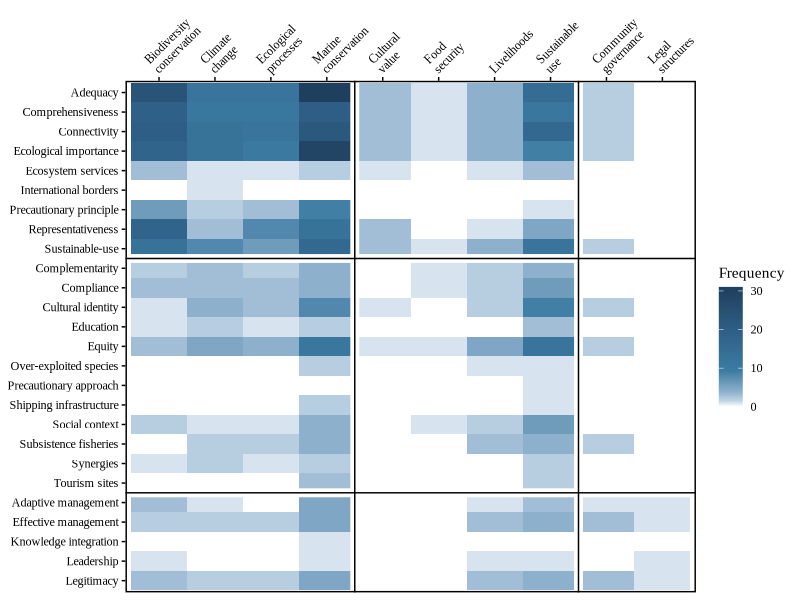

Write the R code that produced this figure.
## ---- chunk 1
library(readr)
library(ggplot2)
library(dplyr)
library(forcats)
library(RColorBrewer)
## ---- chunk 2
# Importing the data
data <- read_csv("../Data/Bipartite3.csv")
#View(data)
## ---- chunk 3
# titles are too long, ensuring that they get split into half
data$Objective <- gsub(" ", "\n", data$Objective)

# Reordering the levels of principles/guidelines and MPA objectives based on the category (i.e., ecological, socioeconomic, and governance)
data <- data |>  
  mutate(Guideline_category = factor(Guideline_category, levels = c("Ecological", "Socioeconomic", "Governance")), 
         Objective_category = factor(Objective_category, levels = c("Ecological", "Socioeconomic", "Governance"))) |> 
  arrange(Guideline_category, Guideline) |> 
  mutate(Guideline = factor(Guideline, levels = rev(unique(Guideline)))) |> 
  arrange(Objective_category, Objective) |>
  mutate(Objective = factor(Objective, levels = unique(Objective)))
  
## ---- chunk 4
# setting up levels for MPA objectives
obj_levels <- levels(data$Objective)
which(obj_levels == "Marine\nconservation")     # e.g. position 4
which(obj_levels == "Sustainable\nuse")         # e.g. position 7

#setting levels for guidelines
guide_levels <- levels(data$Guideline)
which(guide_levels == "Sustainable-use")     # e.g. position 16
which(guide_levels == "Tourism sites")      # e.g. position 5

png("../Results/Alt.fig.5.png", width = 4500, height = 4500, res = 500) # saving the plot
ggplot(data, aes(Objective, Guideline, fill = Frequency)) + 
  geom_tile() +
  scale_fill_gradientn(
  colours = c("grey100", "#C1D5E6", "#8FB1CD", "#3B7CA3", "#2E5E85", "#1F3F5E"),
  values = scales::rescale(c(0, 1, 2.5, 6, 13, 20))
) +
  theme_minimal(base_family = "Times New Roman") +  # change font to times new roman
  theme(
    axis.title = element_blank(),
    axis.text.x = element_text(color = "black", angle = 45, hjust = 0, vjust = 1),
    axis.title.x.top = element_text(color = "black"),
    axis.text.x.top = element_text(color = "black"),
    axis.text.y = element_text(color = "black"),
    axis.ticks.x.top = element_line(),
    axis.ticks.y = element_line(),
    panel.grid.major = element_blank(),
    panel.grid.minor = element_blank(),
    panel.border = element_rect(color = "black", fill = NA, size = 1)
  ) +
  scale_x_discrete(position = "top", element_blank()) +
  geom_vline(xintercept = c(4.5, 8.5), color = "white", size = 3) +
  geom_hline(yintercept = c(5.5, 17.5), color = "white", size = 3) +
  geom_hline(yintercept = c(5.5, 17.5), color = "black", size = 0.5) + 
  geom_vline(xintercept = c(4.5, 8.5), color = "black", size = 0.5)
dev.off() # closing device
